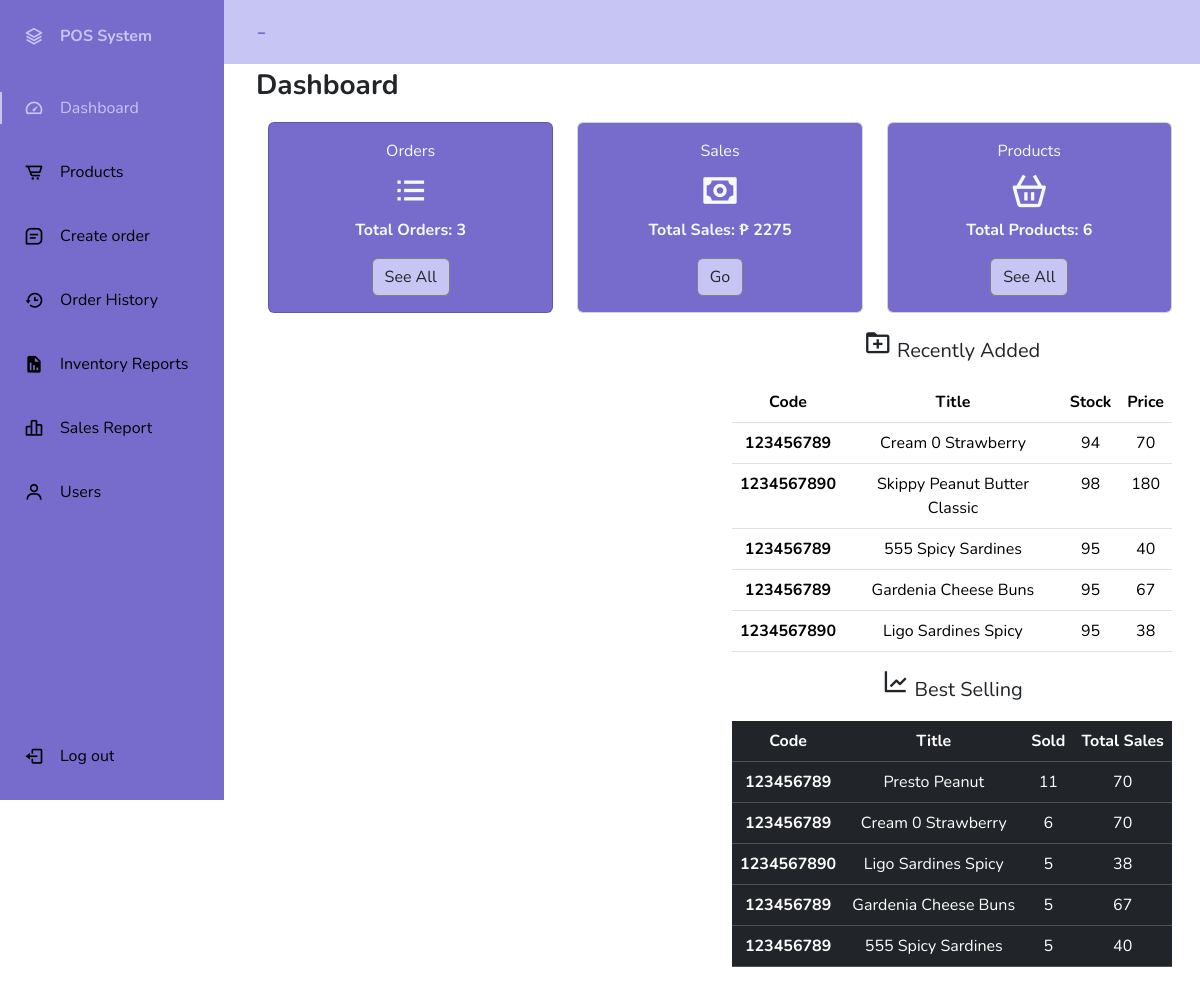
The app's page /Admin/dashboard/dashboard.php with its own data.
### tables this page shows
CREATE TABLE `products` (
  `ID` int(11) NOT NULL,
  `Code` bigint(100) NOT NULL,
  `Name` varchar(100) NOT NULL,
  `Stock` int(11) NOT NULL,
  `SRP` int(11) NOT NULL,
  `MarkupPrice` int(11) NOT NULL,
  `SoldQty` int(11) NOT NULL,
  `LossQty` int(11) NOT NULL,
  `ReturnQty` int(11) NOT NULL,
  `Status` varchar(100) NOT NULL,
  `Archive` varchar(100) NOT NULL
);

### Admin/dashboard/dashboard.php (the view, shortened to what this page needs)
<?php
include '../includes/dbconn.php';
$countSql = "SELECT COUNT(*) AS totalRows FROM `products` WHERE `Archive` != 'Yes'";
$countResult = mysqli_query($conn, $countSql);
$totalRows = mysqli_fetch_assoc($countResult)['totalRows'];
$sqlTotal = "SELECT SUM(Total) AS totalSales FROM `orderhistory` WHERE `Status_` != 'Voided'";
$resultTotal = mysqli_query($conn, $sqlTotal);
$totalSales = mysqli_fetch_assoc($resultTotal)['totalSales'];
$sqlTotalOrder = "SELECT COUNT(*) AS totalOrder FROM `orderhistory` WHERE `Status_` != 'Voided'";
$resultOrder = mysqli_query($conn, $sqlTotalOrder);
$totalOrder = mysqli_fetch_assoc($resultOrder)['totalOrder'];
?>
<!doctype html>
<html lang="en">
<head>
    <link href="https://cdn.jsdelivr.net/npm/bootstrap@5.3.2/dist/css/bootstrap.min.css" rel="stylesheet">
    <link href="https://cdn.jsdelivr.net/npm/boxicons@latest/css/boxicons.min.css" rel="stylesheet">
    <link rel="stylesheet" href="../includes/style.css">
</head>
<body id="body-pd">
    <header class="header" id="header">
        <div class="header_toggle"><?php echo $_SESSION['Name'] . ' - ' . $_SESSION['Position'] ?></div>
        <div class="header_img"> <img src="https://visualpharm.com/assets/381/Admin-595b40b65ba036ed117d3b23.svg" alt=""> </div>
    </header>
    <div class="l-navbar" id="nav-bar">
    <nav class="nav">
            <div>
                <a href="" class="nav_logo">
                    <i class='bx bx-layer nav_logo-icon'></i>
                    <span class="nav_logo-name">POS System</span>
                </a>
                <div class="nav_list">
                    <a href="../dashboard/dashboard.php" class="nav_link active">
                        <i class='bx bx-tachometer nav_icon'></i>
                        <span class="nav_name">Dashboard</span>
                    </a>
                    <a href="../products/allProducts.php" class="nav_link">
                        <i class='bx bx-cart-alt nav_icon'></i>
                        <span class="nav_name">Products</span>
                    </a>
                    <a href="../CreateOrder/createOrder.php" class="nav_link">
                        <i class='bx bx-message-square-detail nav_icon'></i>
                        <span class="nav_name">Create order</span>
                    </a>
                    <a href="../orderHistory/history.php" class="nav_link">
                        <i class='bx bx-history nav_icon'></i>
                        <span class="nav_name">Order History</span>
                    </a>
                    <a href="../Inventory Report/inventoryReport.php" class="nav_link">
                        <i class='bx bxs-report nav_icon'></i>
                        <span class="nav_name">Inventory Reports</span>
                    </a> <a href="../SalesReport/salesReport.php" class="nav_link">
                        <i class='bx bx-bar-chart-alt-2 nav_icon'></i>
                        <span class="nav_name">Sales Report</span>
                    </a>
                    <a href="/Admin/users/allUsers.php" class="nav_link">
                        <i class='bx bx-user nav_icon'></i>
                        <span class="nav_name">Users</span>
                    </a>
                </div>
            </div>
            <a href="/Admin/logout.php" class="nav_link">
                <i class='bx bx-log-out nav_icon'></i>
                <span class="nav_name">Log out</span>
            </a>
        </nav>
    </div>
    <div class="bg-body text-center">
        <p class="text-start fw-bold fs-3">Dashboard</p>
        <div class="container-fluid">
            <div class="row">
                <div class="col-md-4 mb-3">
                    <div class="card text-center text-light" style="background-color: #776BCC;">
                        <div class="card-body">
                            <p class="card-title">Orders</p>
                            <i class='bx bx-list-ul fs-1'></i>
                            <p class="card-text fw-bold">Total Orders: <?php echo $totalOrder; ?></p>
                            <a href="../orderHistory/history.php" class="btn" style="background-color: #C7C5F4; border: 1px solid grey">See All</a>
                        </div>
                    </div>
                </div>
                <div class="col-md-4 mb-3">
                    <div class="card text-center">
                        <div class="card-body text-light" style="background-color: #776BCC;">
                            <p class="card-title">Sales</p>
                            <i class='bx bx-money fs-1'></i>
                            <p class="card-text fw-bold">Total Sales: ₱ <?php echo $totalSales; ?></p>
                            <a href="../SalesReport/salesReport.php" class="btn" style="background-color: #C7C5F4; border: 1px solid grey">Go</a>
                        </div>
                    </div>
                </div>
                <div class="col-md-4 mb-3">
                    <div class="card text-center">
                        <div class="card-body text-light" style="background-color: #776BCC;">
                            <p class="card-title">Products</p>
                            <i class='bx bx-basket fs-1'></i>
                            <p class="card-text fw-bold">Total Products: <?php echo $totalRows; ?></p>
                            <a href="../products/allProducts.php" class="btn" style="background-color: #C7C5F4; border: 1px solid grey">See All</a>
                        </div>
                    </div>
                </div>
            </div>
        </div>
        <div class="container-fluid">
            <div class="row">
                <div class="col-md-6 mb-3">
                    <div id="curve_chart" style="width: 100%; height: 650px"></div>
                </div>
                <div class="col-md-6 mb-3 ">
                    <table class="table">
                        <p class="fs-5"><i class='bx bx-folder-plus fs-3'></i> Recently Added</p>
                        <thead>
                            <tr>
                                <th scope="col">Code</th>
                                <th scope="col">Title</th>
                                <th scope="col">Stock</th>
                                <th scope="col">Price</th>
                            </tr>
                        </thead>
                        <tbody>
                            <?php
                            $recently = "SELECT * FROM `products` WHERE `Archive` != 'Yes' ORDER BY `ID` DESC LIMIT 5";
                            $resultRecently = mysqli_query($conn, $recently);
                            while ($row = mysqli_fetch_assoc($resultRecently)) {
                            ?>
                                <tr>
                                    <th><?php echo $row['Code']; ?></th>
                                    <td><?php echo $row['Name']; ?></td>
                                    <td><?php echo $row['Stock']; ?></td>
                                    <td><?php echo $row['MarkupPrice']; ?></td>
                                </tr>
                            <?php } ?>
                        </tbody>
                    </table>
                    <p class="fs-5"><i class='bx bx-line-chart fs-3'></i> Best Selling </p>
                    <table class="table table-dark">
                        <thead>
                            <tr>
                                <th scope="col">Code</th>
                                <th scope="col">Title</th>
                                <th scope="col">Sold</th>
                                <th scope="col">Total Sales</th>
                            </tr>
                        </thead>
                        <tbody>
                            <?php
                            $bestSeller = "SELECT * FROM `products` WHERE `Archive` != 'Yes' AND `SoldQty` != '0' ORDER BY `SoldQty` DESC LIMIT 5";
                            $resultbestSeller = mysqli_query($conn, $bestSeller);
                            while ($row = mysqli_fetch_assoc($resultbestSeller)) {
                            ?>
                                <tr>
                                    <th><?php echo $row['Code']; ?></th>
                                    <td><?php echo $row['Name']; ?></td>
                                    <td><?php echo $row['SoldQty']; ?></td>
                                    <td><?php echo $row['MarkupPrice']; ?></td>
                                </tr>
                            <?php } ?>
                        </tbody>
                    </table>
                </div>
            </div>
        </div>
    </div>
</body>
</html>

### Admin/includes/style.css (style rules this page uses)
:root { --header-height: 3rem; --nav-width: 68px; --first-color: #776BCC; --first-color-light: black; --white-color: #C7C5F4; --body-font: 'Nunito', sans-serif; --normal-font-size: 1rem; --z-fixed: 100 }
* { overflow-x: hidden; }
body { position: relative; margin: var(--header-height) 0 0 0; padding: 0 1rem; font-family: var(--body-font); font-size: var(--normal-font-size); }
a { text-decoration: none; }
.header { width: 100%; height: var(--header-height); position: fixed; top: 0; left: 0; display: flex; align-items: center; justify-content: space-between; padding: 0 1rem; background-color: var(--white-color); z-index: var(--z-fixed); }
.header_toggle { color: var(--first-color); font-size: 1.6rem; cursor: pointer; }
.header_img { width: 35px; height: 35px; display: flex; justify-content: center; border-radius: 50%; overflow: hidden; }
.header_img img { width: 40px; }
.l-navbar { position: fixed; top: 0; left: -30%; width: var(--nav-width); height: 100vh; background-color: var(--first-color); padding: .5rem 1rem 0 0; z-index: var(--z-fixed); }
.nav { height: 100%; display: flex; flex-direction: column; justify-content: space-between; overflow: hidden; }
.nav_logo, .nav_link { display: grid; grid-template-columns: max-content max-content; align-items: center; column-gap: 1rem; padding: .5rem 0 .5rem 1.5rem; }
.nav_logo { margin-bottom: 2rem; }
.nav_logo-icon { font-size: 1.25rem; color: var(--white-color); }
.nav_logo-name { color: var(--white-color); font-weight: 700; }
.nav_link { position: relative; color: var(--first-color-light); margin-bottom: 1.5rem; }
.nav_icon { font-size: 1.25rem; }
.show { left: 0; }
.body-pd { padding-left: calc(var(--nav-width) + 1rem); }
.active { color: var(--white-color); }
.active::before { content: ''; position: absolute; left: 0; width: 2px; height: 32px; background-color: var(--white-color); }
@media screen and (min-width: 768px) { body { margin: calc(var(--header-height) + 1rem) 0 0 0; padding-left: calc(var(--nav-width) + 2rem); } }
@media screen and (min-width: 768px) { .header { height: calc(var(--header-height) + 1rem); padding: 0 2rem 0 calc(var(--nav-width) + 2rem); } }
@media screen and (min-width: 768px) { .header_img { width: 40px; height: 40px; } }
@media screen and (min-width: 768px) { .header_img img { width: 45px; } }
@media screen and (min-width: 768px) { .l-navbar { left: 0; padding: 1rem 1rem 0 0; } }
@media screen and (min-width: 768px) { .show { width: calc(var(--nav-width) + 156px); } }
@media screen and (min-width: 768px) { .body-pd { padding-left: calc(var(--nav-width) + 188px); } }

### records on screen
products: Code "123456789", Name "Cream 0 Strawberry", Stock "94", MarkupPrice "70", SoldQty "6"
products: Code "1234567890", Name "Skippy Peanut Butter Classic", Stock "98", MarkupPrice "180"
products: Code "123456789", Name "555 Spicy Sardines", Stock "95", MarkupPrice "40", SoldQty "5"
products: Code "123456789", Name "Gardenia Cheese Buns", Stock "95", MarkupPrice "67", SoldQty "5"
products: Code "1234567890", Name "Ligo Sardines Spicy", Stock "95", MarkupPrice "38", SoldQty "5"
products: Code "123456789", Name "Presto Peanut", SoldQty "11", MarkupPrice "70"

### other values on screen
$totalOrder "3"
$totalSales "2275"
$totalRows "6"
